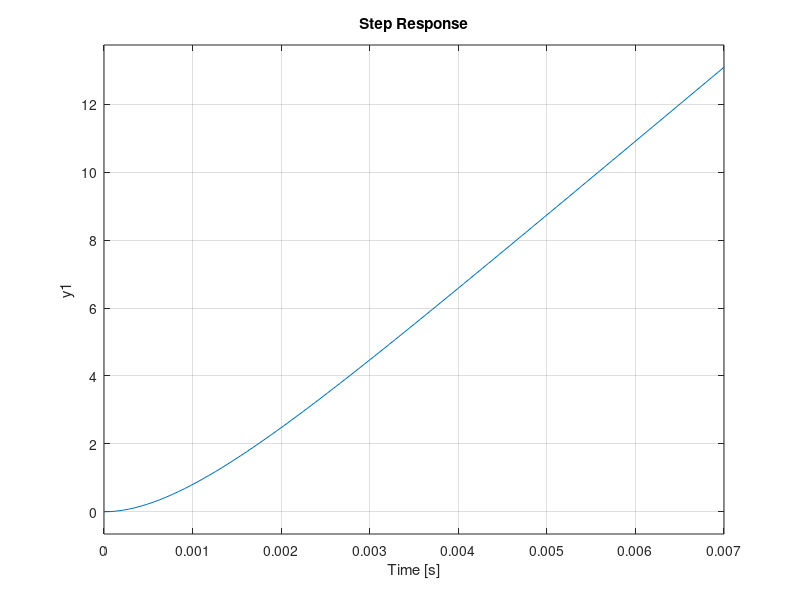

MATLAB code to generate this figure:
clc
clear all
%TF of the open loop Buck converter...
s= tf('s');
Open_loop_TF= 2181818.182/(s^2+1000*s+2.2e-5)
%Step response of the open loop buck converter..
step(Open_loop_TF)
%values of Kp,Ki and Kd
kp=4.68108869404948;
ki=1781.09807280784;
kd=0.00282449827895437;
%pid Tf
C= pid(kp,ki,kd)
%Closed loop tf of the system(Buck+PID)
Closed_loop_TF= feedback(C*Open_loop_TF,1)
%finding state space model
[A B C D]= ssdata(Closed_loop_TF);
H= ss(A,B,C,D)
%finding zeros-poles and gain of the closed loop system..
[z,p,k]=zpkdata(H,'v')
